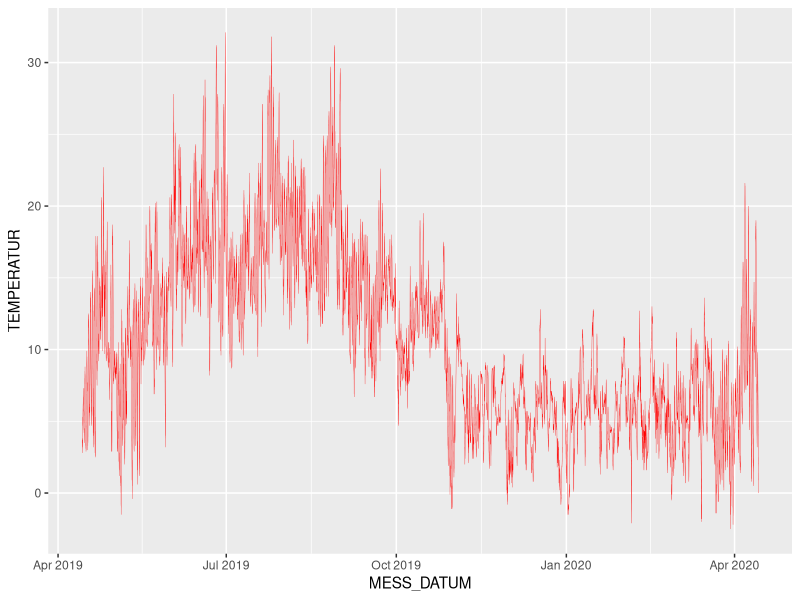

Write the R code that produced this figure.
## ---- chunk 1
library(readr)          # part of the tidyverse
library(lubridate)      # the mentioned lubrication for date-time wrangling
library(tidyverse)      # the tidyverse with its dplyr functions for data wrangling
## ---- chunk 2
df <- read_csv("data/weather_kiel_holtenau.csv")
head(df)
## ---- chunk 3
library(readr)
df <- read_csv("data/weather_kiel_holtenau.csv", 
    col_types = cols(MESS_DATUM = col_character(), 
        NIEDERSCHLAGSINDIKATOR = col_integer(), 
        STATIONS_ID = col_integer()))
df$MESS_DATUM <- ymd_hm(df$MESS_DATUM)
head(df)
## ---- chunk 4
df <- read_csv("data/weather_kiel_holtenau.csv", 
    col_types = cols(MESS_DATUM = col_character()))
df$MESS_DATUM <- parse_date_time(df$MESS_DATUM, orders ="Ymd HM")
head(df)
## ---- chunk 5
df %>% 
  filter(is.na(MESS_DATUM)) %>%                   # Checking if there are observations with a missing MESS_DATUM
  view()
## ---- chunk 6
df <- df %>% 
  filter(!is.na(MESS_DATUM))                      # missing MESS_DATUM observations (NAs) would/will be excluded from the data frame
## ---- chunk 7
glimpse(df)
tail(df)
## ---- chunk 8
max(df$NIEDERSCHLAGSHOEHE, na.rm = FALSE)
## ---- chunk 9
library(ggplot2)
ggplot(df)+
  geom_line(aes(MESS_DATUM, TEMPERATUR), colour = "red", size = 0.1)
## ---- chunk 10
df <- df %>% 
  mutate(JAHR = year(df$MESS_DATUM))
## ---- chunk 11
df <- df %>% 
  mutate(MONAT = month(df$MESS_DATUM))
## ---- chunk 12
df <- df %>% 
  mutate(EKW = epiweek(df$MESS_DATUM))
## ---- chunk 13
df <- df %>%
  mutate(JTAG = yday(df$MESS_DATUM))
## ---- chunk 14
df <- df %>%
  mutate(STUNDE = hour(df$MESS_DATUM))
## ---- chunk 15
df %>%
  group_by(JAHR, JTAG, STUNDE) %>%
  mutate(DSTEMP = mean(TEMPERATUR)) %>% # führt eine neue Spalte mit den Durchschnittstemperaturen des jeweiligen Stunde ein - und verhindert Doppelungen
  view()
